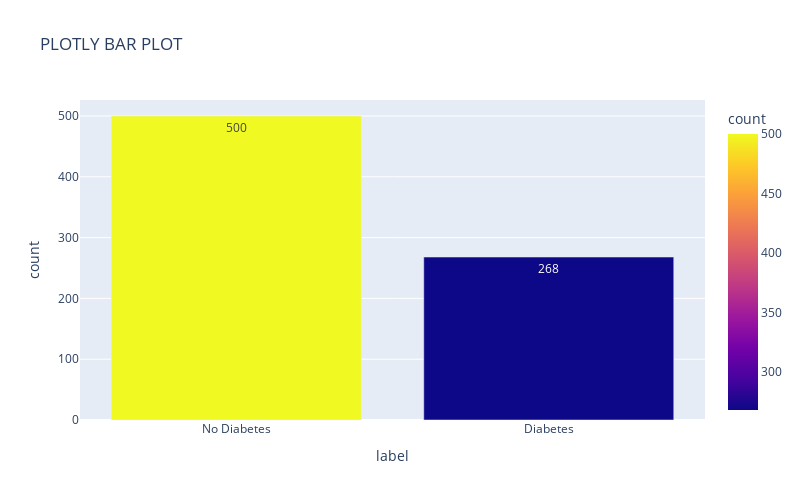

Notebook cell for this chart:
### Code cell
catdf=pd.DataFrame({'label':indx,'count':aval})
fig=px.bar(catdf,x="label",y="count",text="count",color="count",title="PLOTLY BAR PLOT",height=500,width=800)
fig.show()

### Figure 1 — Plotly figure (JSON) as saved in the notebook; plotly's stock layout.template omitted (floating-point values rounded to 4 significant figures)
{"data": [{"alignmentgroup": "True", "hovertemplate": "label=%{x}<br>count=%{marker.color}<extra></extra>", "legendgroup": "", "marker": {"color": [500, 268], "coloraxis": "coloraxis", "pattern": {"shape": ""}}, "name": "", "offsetgroup": "", "orientation": "v", "showlegend": false, "text": [500, 268], "textposition": "auto", "type": "bar", "x": ["No Diabetes", "Diabetes"], "xaxis": "x", "y": [500, 268], "yaxis": "y"}], "layout": {"barmode": "relative", "coloraxis": {"colorbar": {"title": {"text": "count"}}, "colorscale": [[0, "#0d0887"], [0.1111, "#46039f"], [0.2222, "#7201a8"], [0.3333, "#9c179e"], [0.4444, "#bd3786"], [0.5556, "#d8576b"], [0.6667, "#ed7953"], [0.7778, "#fb9f3a"], [0.8889, "#fdca26"], [1, "#f0f921"]]}, "height": 500, "legend": {"tracegroupgap": 0}, "title": {"text": "PLOTLY BAR PLOT"}, "width": 800, "xaxis": {"anchor": "y", "domain": [0, 1], "title": {"text": "label"}}, "yaxis": {"anchor": "x", "domain": [0, 1], "title": {"text": "count"}}}}
